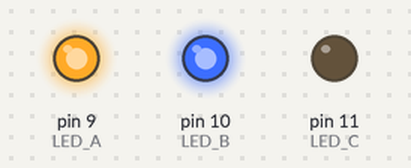
Simulated run of this sketch. Board: Arduino Uno, built with avr-gcc and run on an emulated ATmega328P. Shown: output pins drawn as LEDs (lit = HIGH).

Above: at 0.05 s.
At 1.55 s:
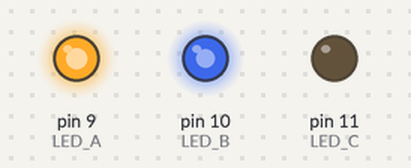
At 2.95 s:
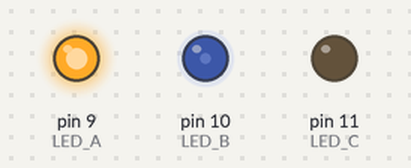
At 5.95 s:
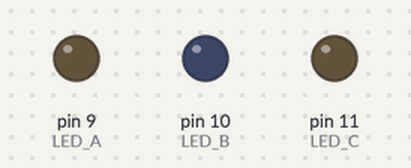
At 8.85 s:
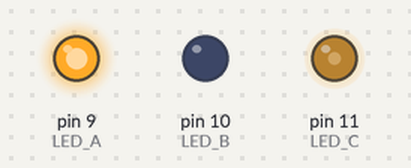
At 11.85 s:
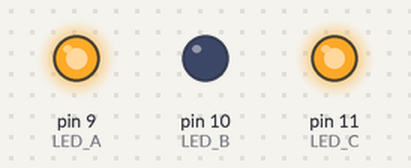
Timing chart, 0 to 20.7 s (numbered marks = the images above):
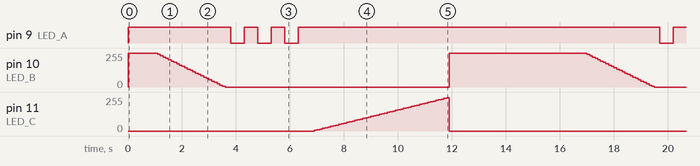

The sketch:

task3.ino
```cpp
/* Author: Terrence Plunkett
 * Date: 2021-02-04
 *
 * Should improve upon by utilizing a game loop structure for state changes.
 * That is, the loop should not wait while doing an action on one LED. This
 * limits the number of concurrent changes to one LED and its inefficient.
 * But with other classes I didn't get past designing a better loop in time.
 */


// Pins for the various LEDs
const int LED_A = 9;
const int LED_B = 10;
const int LED_C = 11;

// How long to wait in the initial state before commensing the pattern.
const int DELAY_START = 1000;

// Increase/decrease LED brightness by this amount (0-255) when fading.
const int FADE_INC = 10;

// Wait for this many milliseconds in between FADE_INCs.
const int FADE_DELAY = 100;

// Wait for this long between state changes in a blink.
const int BLINK_DELAY = 500;

// Wait for how long before restarting the pattern.
const int RESTART_DELAY = 4000;


/* Fade an LED at PWM pin `id` from `start` to `end` brightness in `inc` increments with `wait` milliseconds
 * between each increment.
 */
void fade(int id, int start, int end, int inc=FADE_INC, int wait=FADE_DELAY) {
  int brightness = start;

  // fade up or down depending on start and end.
  if (end > start) {
    inc = abs(inc);
  } else if (end < start) {
    inc = -abs(inc);
  } else {
    return;
  }

  // delay, increment, write
  while (brightness != end) {
    delay(wait);

    // don't increment past the end value.
    if (abs(brightness - end) < abs(inc)) {
      brightness = end;
    } else {
      brightness += inc;
    }

    analogWrite(id, brightness);
  }

  if (inc < 0)
    delay(wait);
}

// Fade an LED down from 255 to 0 brightness.
void fade_down(int id, int inc=FADE_INC) {
  fade(id, 255, 0, inc=inc);
}

// Fade an LED up from 0 to 255 brightness.
void fade_up(int id, int inc=FADE_INC) {
  fade(id, 0, 255, inc=inc);
}

// Blink an ON LED to OFF for wait milliseconds.
void blink_off(int id, int wait=BLINK_DELAY) {
  digitalWrite(id, LOW);
  delay(wait);
  digitalWrite(id, HIGH);
  delay(wait);
}

// Setup the initial LED state.
void initial_leds() {
  digitalWrite(LED_A, HIGH);
  digitalWrite(LED_B, HIGH);
  digitalWrite(LED_C, LOW);
}

// Configure LED pins and set their initial state.
void setup() {
  pinMode(LED_A, OUTPUT);
  pinMode(LED_B, OUTPUT);
  pinMode(LED_C, OUTPUT);

  initial_leds();
}

void loop() {
  delay(DELAY_START);
  fade_down(LED_B);
  delay(100);
  blink_off(LED_A);
  blink_off(LED_A);
  blink_off(LED_A);
  fade_up(LED_C, 5);

  initial_leds();
  delay(RESTART_DELAY);
}
```

Measured:
- by itself, pin 9 (LED_A): repeats every 15.9 s: 2 × (HIGH 0.50 s, LOW 0.50 s), HIGH 13.4 s, LOW 0.50 s
- by itself, pin 10 (LED_B): ramps from 255/255 to 0/255 and jumps back, once every 15.9 s
- by itself, pin 11 (LED_C): ramps from 0/255 to 250/255 and jumps back, once every 15.9 s
